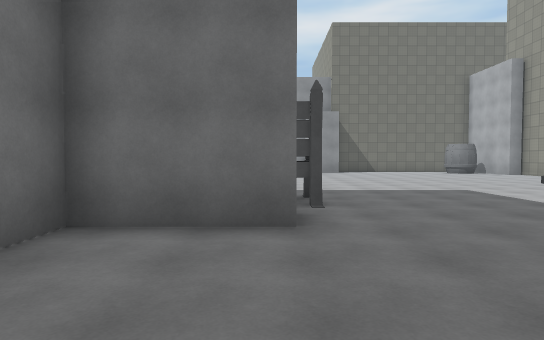
view 1 (above)

23 first-person views from a walk through a 3-D level made in the Unity game engine. The camera is 1.5 m above the floor, tilts 2° down and sees 75° across. The floor is counted in squares, 2 m on a side. Each view is taken from the middle of a square. On the plan, view 1 faces up. The plan holds only what a view shows up to about 11 squares ahead; the rest is blank. The place goes on beyond the plan. Some surface patterns are stand-ins.

view 2
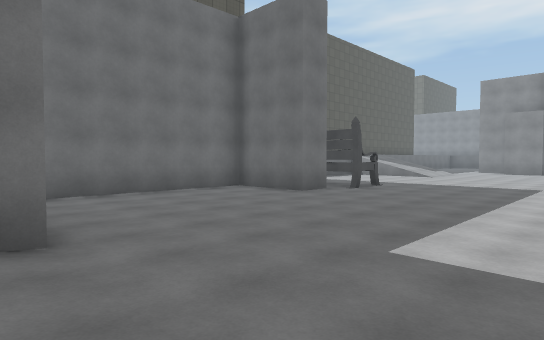

view 3
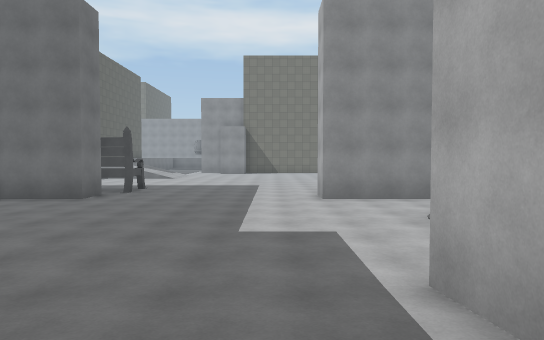

view 4
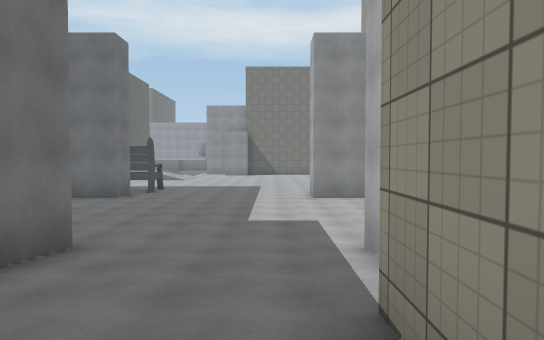

view 5
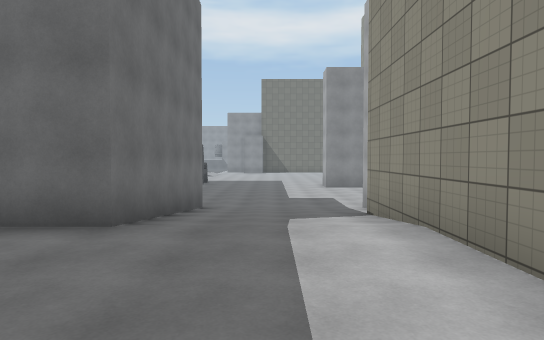

view 6
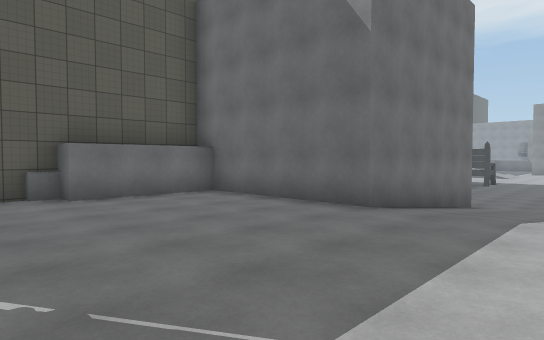

view 7
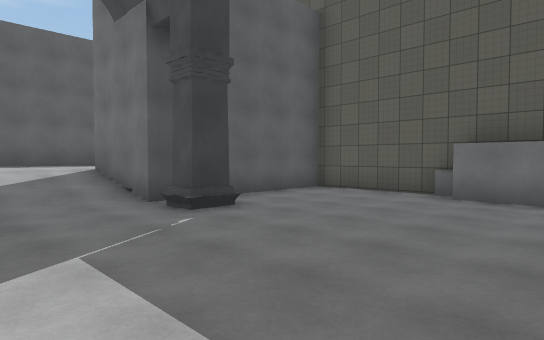

view 8
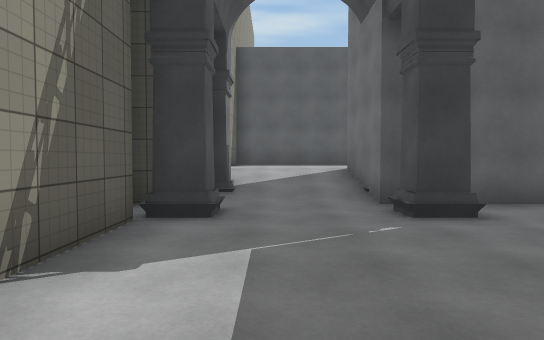

view 9
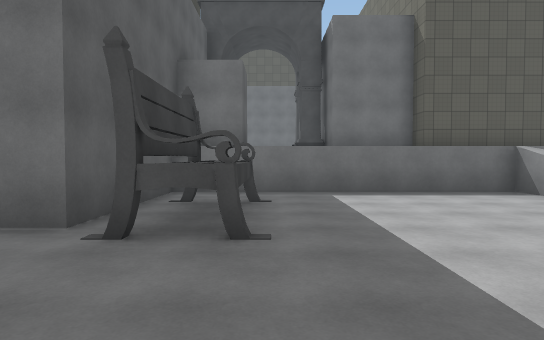

view 10
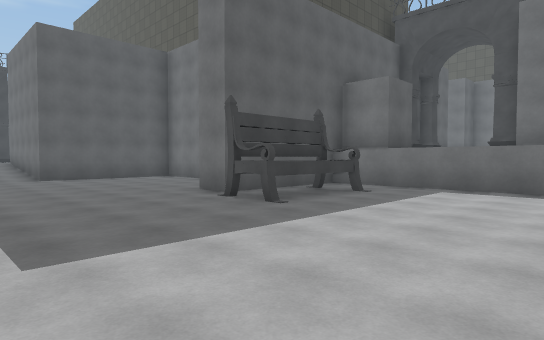

view 11
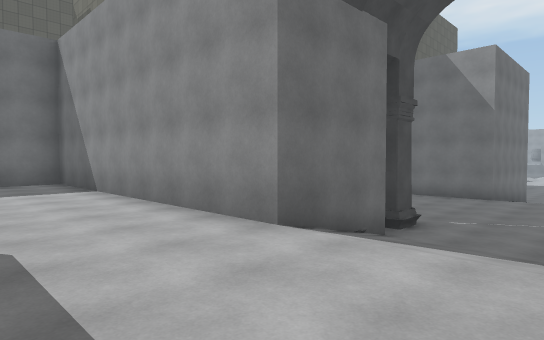

view 12
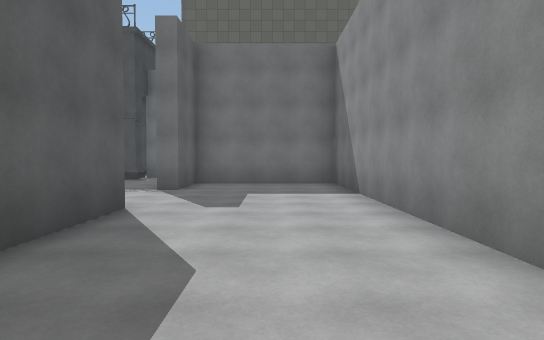

view 13
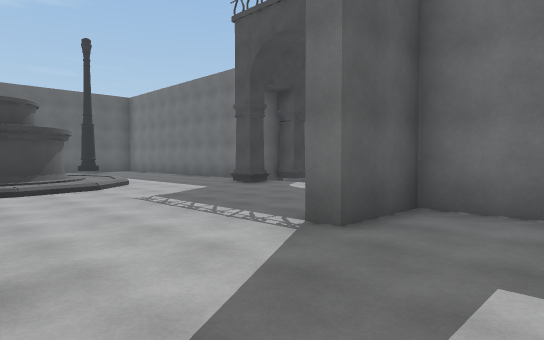

view 14
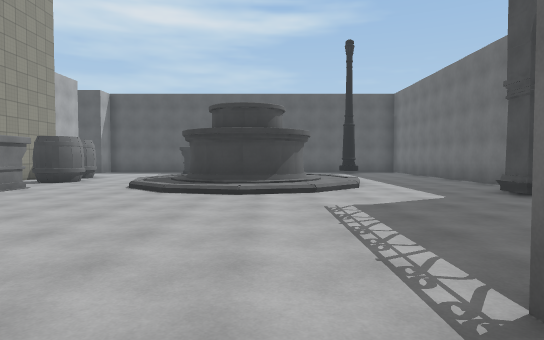

view 15
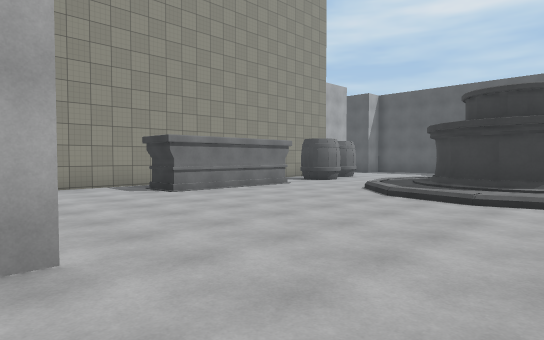

view 16
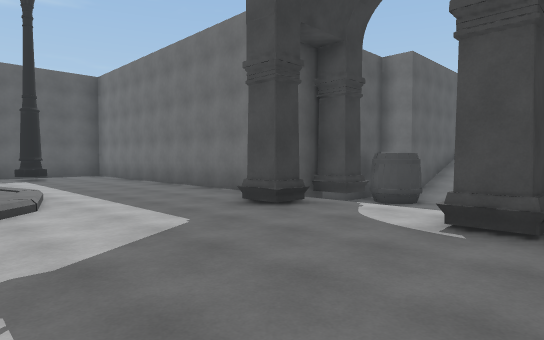

view 17
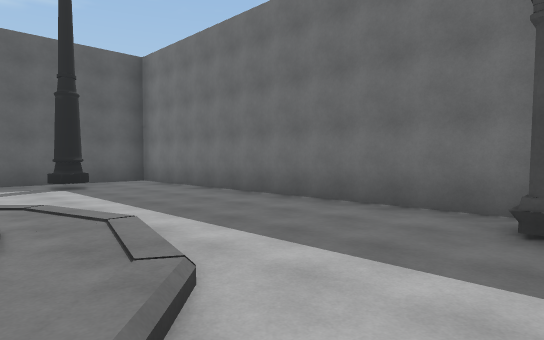

view 18
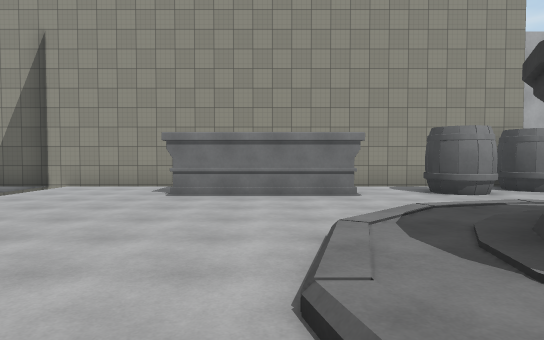

view 19
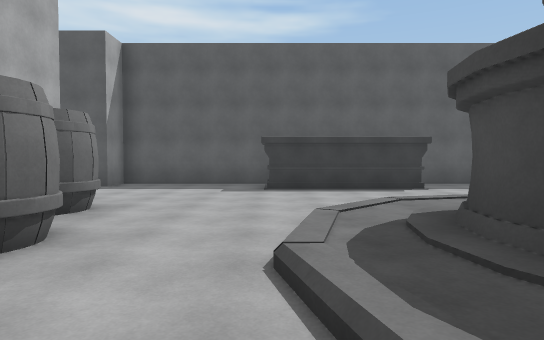

view 20
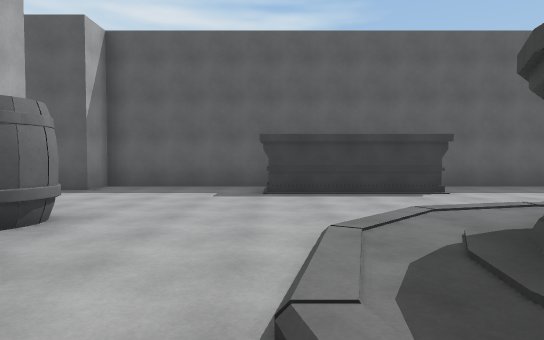

view 21
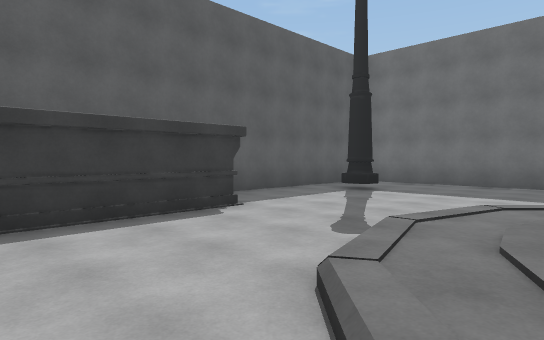

view 22
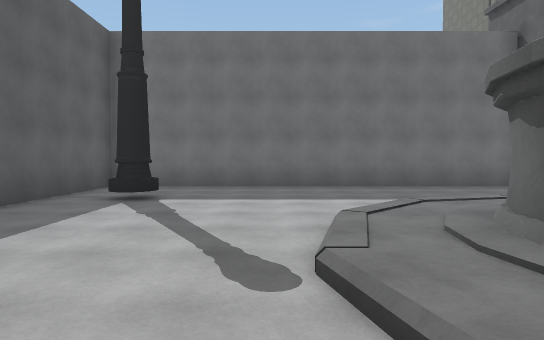

view 23
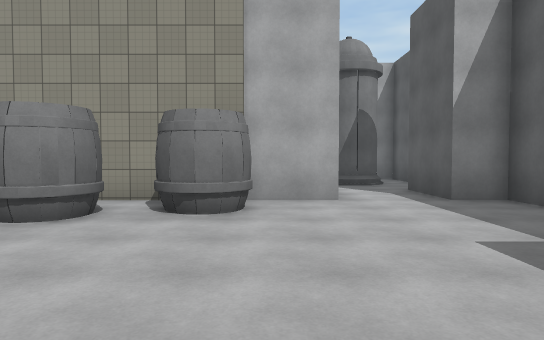

### Floor plan
Key: @ floor where view 1 was taken; # wall or solid block; . main floor; : floor 0.25 m higher than the main floor; - floor 1 m lower than the main floor; _ floor 1.75 m lower than the main floor; < floor 2 m lower than the main floor; / step, stairs or slope; B bench; F fountain; A barrel.
Columns run from 14 left of view 1 to 7 right of it. Each row starts with its distance up from view 1.
 11        #  .<<< <<<<<<<
 10        #  .<<<<<<<<<<<
  9       ##  .<<<<<<<<<<<
  8       #   .<<<<<<<<<<
  7           .<<<<<<<<<<
  6          #.<BBB<<<<<<
  5          #.<<<<<<<<<<#
  4          ######<<<<<<#
  3            #<<<<<<<<<<
  2            #<<<<<<<<<<
  1            #<<<<<<<<<<
  0            #<<@<<<<<<<
 -1            #<<<<<<<<<<
 -2               <<<<<<<<
 -3                 #////#
 -4                 #///_
 -5                 #///#
 -6                 #///#
 -7             #####---#
 -8             #-------#
 -9             #-------#
-10            ##-------#
-11            #--------#
-12            #--------#
-13            #----#--##
-14            ######//##
-15                ##//#
-16        ##########///
-17        #............
-18        #............
-19        #.......... .#
-20        ###...########
-21         ............#
-22       ..............#
-23       #.............#
-24      ............##.#
-25      ............#  #
-26 A-  #.#...../....#
-27 AA  #.....::///..#
-28 #####....::FFF/.....#
-29     #....:FFFF:/....#
-30     #....:F  F//.AA.#
-31     #....::FFF/.....#
-32     #.....::://...A##
-33     #...............#
-34     #...............#
-35     #.................
-36     #..#....####......
-37     # ......   .....##

Positions as (right, up) in squares from view 1, and headings:
1: (0, 0), facing up
2: (6, -3), facing up-left
3: (5, -5), facing up
4: (5, -7), facing up
5: (4, -11), facing up
6: (5, -12), facing up-left
7: (5, -8), facing down-left
8: (4, -8), facing down
9: (4, 7), facing left
10: (5, 11), facing down-left
11: (5, -19), facing up-left
12: (4, -18), facing left
13: (-1, -18), facing down-left
14: (-3, -19), facing down
15: (-4, -20), facing down-right
16: (-4, -22), facing down-left
17: (-4, -26), facing down-left
18: (-4, -26), facing right
19: (1, -27), facing down
20: (1, -28), facing down
21: (1, -31), facing down-left
22: (0, -33), facing left
23: (-1, -33), facing right
